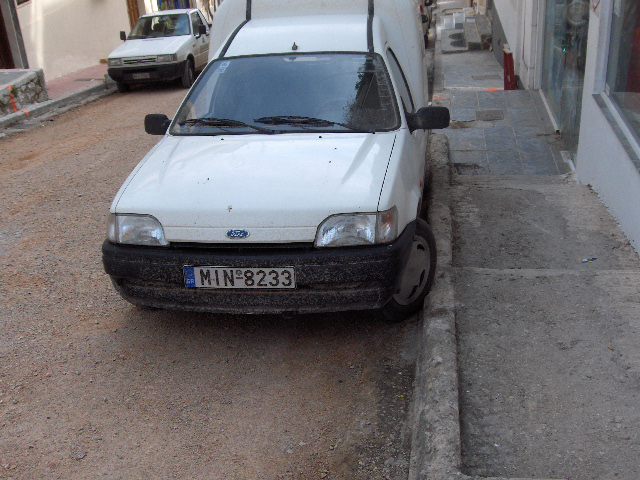
#> input picture cars/1.JPG, 640 x 480 px; its folder holds 4 pictures in this run
$ python plate_detection.py
#> lines starting #> are read from the running program, lines starting #| are printed output that depends on the picture; after the words box and inside, x2 and y2 are one past the last pixel; in counts of white or black regions, pixels touching at a corner belong together; pictures that were not available may be replaced by others from this repository, and a replacement may not be noted
#> in load_image, img is the input picture: shape (480, 640, 3); mean B, G, R 112.7, 110.2, 112.8
### plate_recognation.py
import cv2
import os


def load_templates(template_folder="plate"):
    templates = {}
    for fname in os.listdir(template_folder):
        if fname.lower().endswith(".bmp"):
            char = os.path.splitext(fname)[0].upper()
            path = os.path.join(template_folder, fname)
            img = cv2.imread(path, cv2.IMREAD_GRAYSCALE)
            img = cv2.resize(img, (24, 42))
            templates[char] = img
    return templates


def match_template(char_img, templates):
    max_score = -1
    best_match = ""
    char_img = cv2.resize(char_img, (24, 42))
    for char, tmpl in templates.items():
        res = cv2.matchTemplate(char_img, tmpl, cv2.TM_CCOEFF_NORMED)
        score = res[0][0]
        if score > max_score:
            max_score = score
            best_match = char
    return best_match if max_score > 0.4 else ""  # eşik değeri ayarlanabilir

### plate_detection.py
import cv2
import numpy as np
import os
from skimage.morphology import skeletonize
from plate_recognation import load_templates, match_template

folder_path = "cars/"
image_files = sorted(os.listdir(folder_path))
image_index = 0
step_index = 0


def apply_clahe(gray_img, clip_limit=2.0, tile_grid_size=(8, 8)):

    clahe = cv2.createCLAHE(clipLimit=clip_limit, tileGridSize=tile_grid_size)
    clahe_img = clahe.apply(gray_img)
    return clahe_img


def show_step(title, image):
    temp = image.copy()
    cv2.putText(temp, title, (10, 30), cv2.FONT_HERSHEY_SIMPLEX, 1, (255, 255, 255), 2)
    cv2.namedWindow("Step-by-Step Image Processing", cv2.WND_PROP_FULLSCREEN)
    # cv2.setWindowProperty(
    # "Step-by-Step Image Processing", cv2.WND_PROP_FULLSCREEN, cv2.WINDOW_FULLSCREEN
    # )

    cv2.imshow("Step-by-Step Image Processing", temp)
    cv2.moveWindow("Step-by-Step Image Processing", 550, 150)


def process_image_steps(img):
    steps = []
    templates = load_templates("plate")

    img = cv2.resize(img, (640, 480))
    steps.append(("Resized", img.copy()))

    gray = cv2.cvtColor(img, cv2.COLOR_BGR2GRAY)  # 35
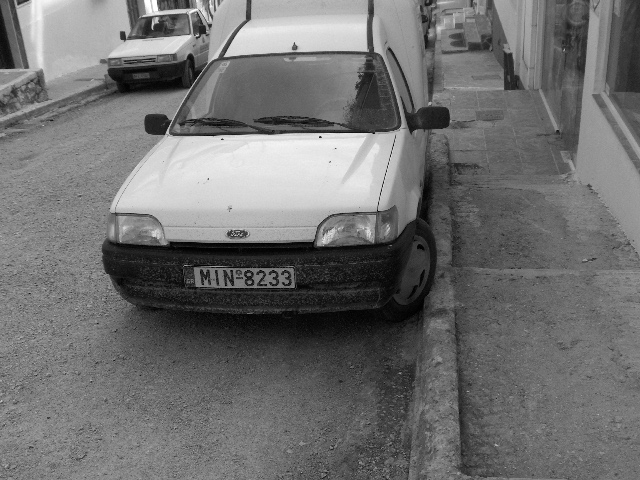
#> gray: shape (480, 640); min 0, max 255, mean 111.3
    steps.append(("Grayscale", gray.copy()))  # 43

    median_val = np.median(gray)
#> median_val = 110
    low = 0.67 * median_val
#> low = 73.7
    high = 1.33 * median_val
#> high = 146.3

    edges = cv2.Canny(gray, low, high)
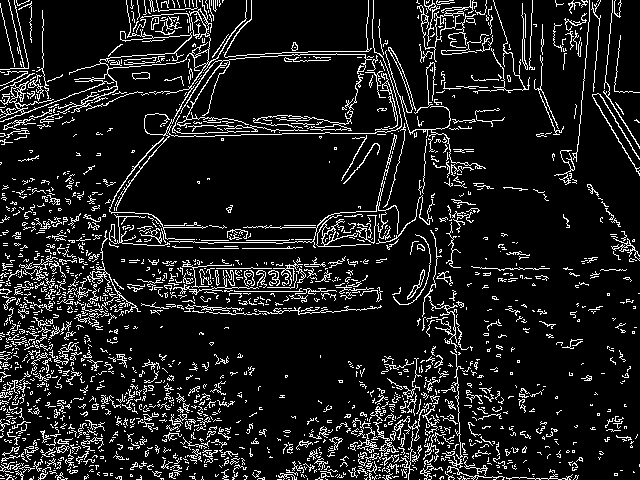
#> edges: shape (480, 640); 11.4% white in thin lines or dots
    steps.append(("Canny Edges", edges.copy()))

    dilated = cv2.dilate(edges, np.ones((1, 2), np.uint8), iterations=1)
#> dilated: shape (480, 640); 17.7% white in thin lines or dots
    steps.append(("Dilated Edges", dilated.copy()))

    skeleton = skeletonize(dilated)
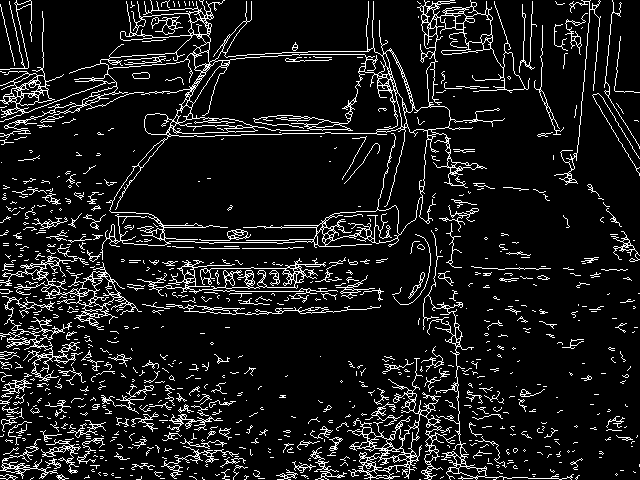
#> skeleton: shape (480, 640) bool; 10% white in thin lines or dots
    skeleton = (skeleton * 255).astype(np.uint8)
#> skeleton: shape (480, 640); 10% white in thin lines or dots
    steps.append(("Skeletonized", skeleton.copy()))

    clone = img.copy()
    contours = cv2.findContours(skeleton, cv2.RETR_TREE, cv2.CHAIN_APPROX_SIMPLE)[0]
#> contours = 2233 contours, 1960 with area under 20; largest, box (x1, y1, x2, y2) and area: (0, 0, 530, 260) 57433, (109, 126, 429, 244) 27452, (168, 54, 398, 137) 13057, (347, 358, 456, 480) 2684, (0, 244, 142, 330) 1978
    contours = sorted(contours, key=cv2.contourArea, reverse=True)

    all_contours_img = img.copy()
    cv2.drawContours(all_contours_img, contours, -1, (0, 255, 255), 1)
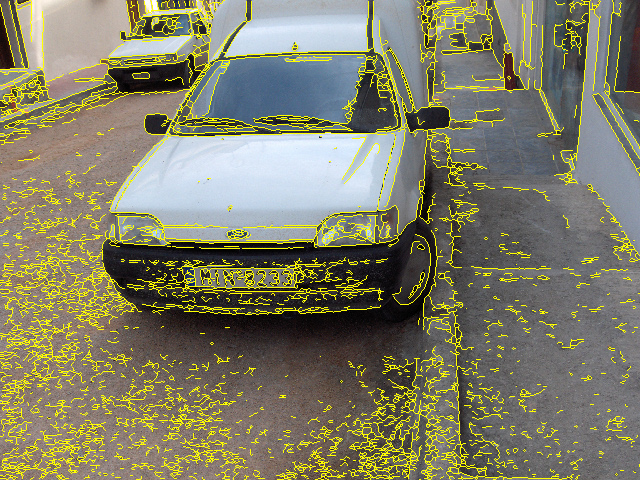
#> all_contours_img: shape (480, 640, 3); 9.98% of pixels changed, all inside (x1, y1, x2, y2) = (0, 0, 640, 480)
    steps.append(("All Contours", all_contours_img.copy()))

    gray_cropped = cv2.cvtColor(clone, cv2.COLOR_BGR2GRAY)
    detected_centers = []

    roi_counter = 0

    candidate_boxes_img = clone.copy()
    for c in contours:
        rect = cv2.minAreaRect(c)
        (x, y), (h, w), angle = rect
        box_area = h * w
        if box_area > 10000:
            continue

        angle_deg = (angle + 90) % 180
        if w == max(h, w):
            angle_deg += 90

        if (
            (w > h > 8 and h * 5 > w > h * 2.5) or (h > w > 8 and w * 5 > h > w * 2.5)
        ) and ((265 < angle_deg < 300) or (70 < angle_deg < 94)):
            box = cv2.boxPoints(rect).astype(np.int32)
            cv2.drawContours(candidate_boxes_img, [box], 0, (255, 0, 0), 2)
#> this loop made 2233 passes
#> (x, y, h, w, angle, box_area, angle_deg, box) on passes 7, 8, 23, 27, 47, 50, 54: (154.1, 56.7, 107.3, 23.43, -15.2, 2513.7, 74.8, [[105, 82], [99, 59], [202, 31], [208, 53]]), (237, 280, 44, 200, -90, 8800, 90, [[337, 302], [137, 302], [137, 258], [337, 258]]), (388, 463, 14, 38, -90, 532, 90, [[407, 470], [369, 470], [369, 456], [407, 456]]), (461.8, 47.45, 42.57, 10.75, -8.13, 457.5, 81.87, [[441, 55], [440, 45], [482, 39], [483, 49]]), (136, 35.5, 9, 32, -90, 288, 90, [[152, 40], [120, 40], [120, 31], [152, 31]]), (194.5, 422.5, 17, 55, -90, 935, 90, [[222, 431], [167, 431], [167, 414], [222, 414]]), (392, 453.1, 23.28, 8, -14.04, 186.4, 75.96, [[381, 459], [379, 452], [402, 446], [404, 454]])
#> (x, y, h, w, angle, box_area, angle_deg) on passes 5, 6, 9, 10, 11, 12: (75.64, 283.9, 63.5, 141.4, -65.5, 8980.1, 114.5), (362.8, 227, 74.19, 35.63, -7.39, 2643.4, 82.61), (162.8, 25.63, 56.6, 23.47, -4.4, 1328.4, 85.6), (427.2, 117.7, 45.4, 24.68, -7.13, 1120.5, 82.87), (36, 330.2, 65.1, 96.48, -43.88, 6280.6, 136.1), (300.2, 54.5, 26.75, 170.8, -85.35, 4569.9, 94.65)
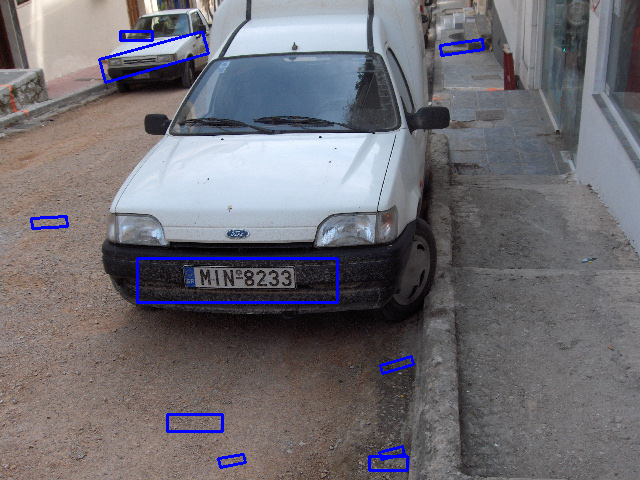
#> candidate_boxes_img: shape (480, 640, 3); 1.39% of pixels changed, all inside (x1, y1, x2, y2) = (30, 30, 485, 472)
    steps.append(("Candidate Boxes", candidate_boxes_img.copy()))

    for c in contours:
        rect = cv2.minAreaRect(c)
        (x, y), (h, w), angle = rect
        box_area = h * w
        if box_area > 10000:
            continue

        angle_deg = (angle + 90) % 180
        if w == max(h, w):
            angle_deg += 90

        if (
            (w > h > 8 and h * 5 > w > h * 2.5) or (h > w > 8 and w * 5 > h > w * 2.5)
        ) and ((265 < angle_deg < 300) or (70 < angle_deg < 94)):
            box = cv2.boxPoints(rect).astype(np.int32)
            minx, miny = np.min(box[:, 0]), np.min(box[:, 1])
            maxx, maxy = np.max(box[:, 0]), np.max(box[:, 1])

            roi = gray_cropped[miny:maxy, minx:maxx]

            if roi is None or roi.size == 0:
                continue
            # ROI küçükse büyüt

            roi_height, roi_width = roi.shape[:2]

            scale_factor = 2.85 if roi_height < 15 or roi_width < 43 else 1.0
            roi = cv2.resize(
                roi,
                (int(roi_width * scale_factor), int(roi_height * scale_factor)),
                interpolation=cv2.INTER_CUBIC,
            )

            roi_counter += 1
            steps.append(("", roi.copy()))

            hist = apply_clahe(roi)
            steps.append(("", hist.copy()))

            thresh_1 = cv2.adaptiveThreshold(
                hist,
                255,
                cv2.ADAPTIVE_THRESH_MEAN_C,
                cv2.THRESH_BINARY_INV,
                11,
                10,
            )
            steps.append(("", thresh_1.copy()))

            _, _, stats, _ = cv2.connectedComponentsWithStats(thresh_1)

            char_imgs = []
            for stat in stats[1:]:
                x1, y1, w1, h1, area = stat
                if 5 < area < 500 and h1 > 10 and w1 > 2:
                    char = thresh_1[y1 : y1 + h1, x1 : x1 + w1]
                    char_resized = cv2.resize(char, (24, 42))
                    padded = cv2.copyMakeBorder(
                        char_resized, 1, 1, 0, 0, cv2.BORDER_CONSTANT, value=0
                    )
                    char_imgs.append((x1, padded))

            char_imgs.sort(key=lambda x: x[0])
            plate_text = "".join(
                [match_template(img, templates) for _, img in char_imgs]
            )

            if len(plate_text.strip()) < 4:
                continue

            center = (int(x), int(y))
            too_close = any(
                np.linalg.norm(np.array(center) - np.array(prev)) < 30
                for prev in detected_centers
            )
            if too_close:
                continue

            detected_centers.append(center)

            for i, (_, img) in enumerate(char_imgs):
                steps.append((f"{i+1}", img.copy()))

            color = (0, 255, 0)
            cv2.drawContours(clone, [box], 0, color, 2)
            cv2.putText(
                clone,
                plate_text,
                (minx, miny - 5),
                cv2.FONT_HERSHEY_SIMPLEX,
                0.6,
                color,
                2,
            )
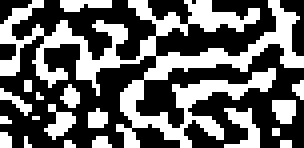
#> thresh_1: shape (37, 76) (shown 4 times larger); 40.3% white; 19 white regions (12 under 20 px), largest, box (x1, y1, x2, y2) and area: (0, 0, 76, 37) 863, (56, 27, 65, 37) 48, (11, 26, 19, 35) 35

    steps.append(("Plate Detection", clone.copy()))
    return steps


def load_image(index):
    img_path = os.path.join(folder_path, image_files[index])
    img = cv2.imread(img_path)
    return process_image_steps(img)


steps = load_image(image_index)

while True:
    title, frame = steps[step_index]
    show_step(title, frame)
#> in show_step, `cv2.putText(temp, title, (10, 30), cv2.FONT_HERSHEY_SIMPLEX, 1, (255, ..`:
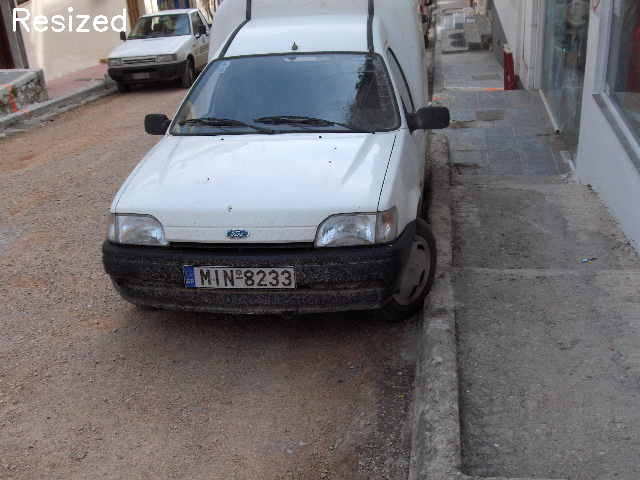
#> temp: shape (480, 640, 3); 0.31% of pixels changed, all inside (x1, y1, x2, y2) = (13, 7, 126, 32)

    key = cv2.waitKey(0) & 0xFF
#> (key q is pressed here)

    if key == ord("q"):  # ESC
        break
    elif key == ord("d"):  # next step
        step_index = (step_index + 1) % len(steps)
    elif key == ord("a"):  # previous step
        step_index = (step_index - 1) % len(steps)
    elif key == ord("c"):  # next image
        image_index = (image_index + 1) % len(image_files)
        steps = load_image(image_index)
        step_index = 0
    elif key == ord("z"):  # previous image
        image_index = (image_index - 1) % len(image_files)
        steps = load_image(image_index)
        step_index = 0
    elif key == ord("s"):  # tüm adımları kaydet
        save_dir = "output"
        os.makedirs(save_dir, exist_ok=True)
        for i, (step_title, img) in enumerate(steps):
            safe_title = step_title if step_title else f"step_{i}"
            safe_title = safe_title.replace(" ", "_").replace(":", "")
            filename = f"{image_index:02}_{i:02}_{safe_title}.jpg"
            save_path = os.path.join(save_dir, filename)
            cv2.imwrite(save_path, img)
        print(f"Saved all steps for image {image_index + 1} to '{save_dir}' folder.")


cv2.destroyAllWindows()
